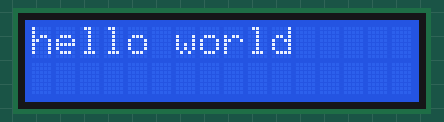
This sketch was run on a simulated Arduino Uno, built with avr-gcc and run on an emulated ATmega328P. Parts: 16×2 character LCD. What the sketch prints to the serial monitor is not drawn.

Above: at 0.1 s.
At 2.1 s:
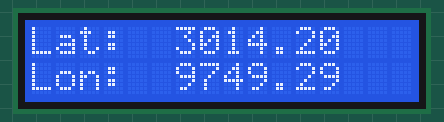

The sketch:

GPS_LCD_test.ino
```cpp
#include <LiquidCrystal.h> // Include the required library

// Initialize the LCD object with the appropriate pins
const int RS = 12;
const int EN = 11;
const int D4 = 5;
const int D5 = 4;
const int D6 = 3;
const int D7 = 2;
const String BLANK = "                ";
LiquidCrystal lcd(RS, EN, D4, D5, D6, D7);

const int RX = 0; // GPS TX connected to Arduino RX
const int TX = 1; // GPS RX connected to Arduino TX

void setup() {

  Serial.begin(9600); // Set serial baud rate to 9600 bps
  pinMode(RX, INPUT);
  pinMode(TX, OUTPUT);

  lcd.begin(16, 2);

  lcdMessage( 0, 0, "hello world" );
  delay(2000);

}

void loop() {

  //  if (Serial.available()) {

  char c; //= Serial.read();

  //    if (c == '$') {
  // Look for the beginning of a new sentence
  String sentence = "";
  //      while (Serial.available() && sentence.length() < 80) {
  //        c = Serial.read();
  //        sentence += c;
  //        delay(10);
  //      }

  sentence = "$GPGGA,045104.000,3014.1985,N,09749.2873,W,1,09,1.2,211.6,M,-22.5,M,,0000*62\r\n";

  // Check for valid GPGGA sentence
  if (sentence.startsWith("$GPGGA")) {
    int commaCount = 0;
    float latitude = 0;
    float longitude = 0;

    for (int i = 0; i < sentence.length(); i++) {
      if (sentence[i] == ',') {
        commaCount++;

        switch (commaCount) {
          case 2:
            latitude = sentence.substring(i + 1, i + 10).toFloat();
            break;
          case 4:
            longitude = sentence.substring(i + 1, i + 10).toFloat();
            break;
        }
      }
    }

    Serial.print("Latitude: ");
    Serial.println(latitude, 5);
    Serial.print("Longitude: ");
    Serial.println(longitude, 5);

    String sLat = (String)(latitude);
    String sLon = (String)(longitude);

    //if (Serial.available()) { // check if there is any data available to be read
      //String message = Serial.readString(); // read the incoming data as a string

      lcdMessage( 0, 0, "Lat: " );
      lcdAppend( 6, 0, sLat );
      lcdMessage( 0, 1, "Lon: " );
      lcdAppend( 6, 1, sLon );


    //}

    delay(4000);


  }
  //    }
  // }
}

void lcdMessage( int colPos, int rowPos, String message) {

  lcd.setCursor(colPos, rowPos);
  lcd.print(BLANK);
  lcd.setCursor(colPos, rowPos);
  lcd.print(message);

}

void lcdAppend( int colPos, int rowPos, String message) {

  lcd.setCursor(colPos, rowPos);
  lcd.print(message);

}
```
